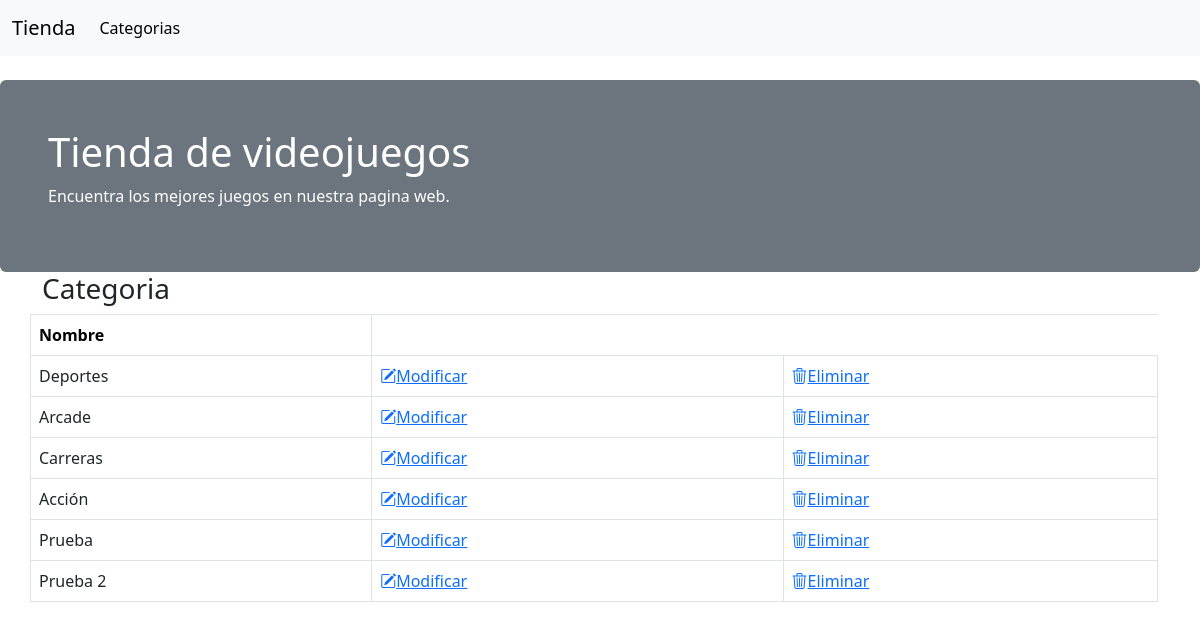
Before: /categorias with the older database file.
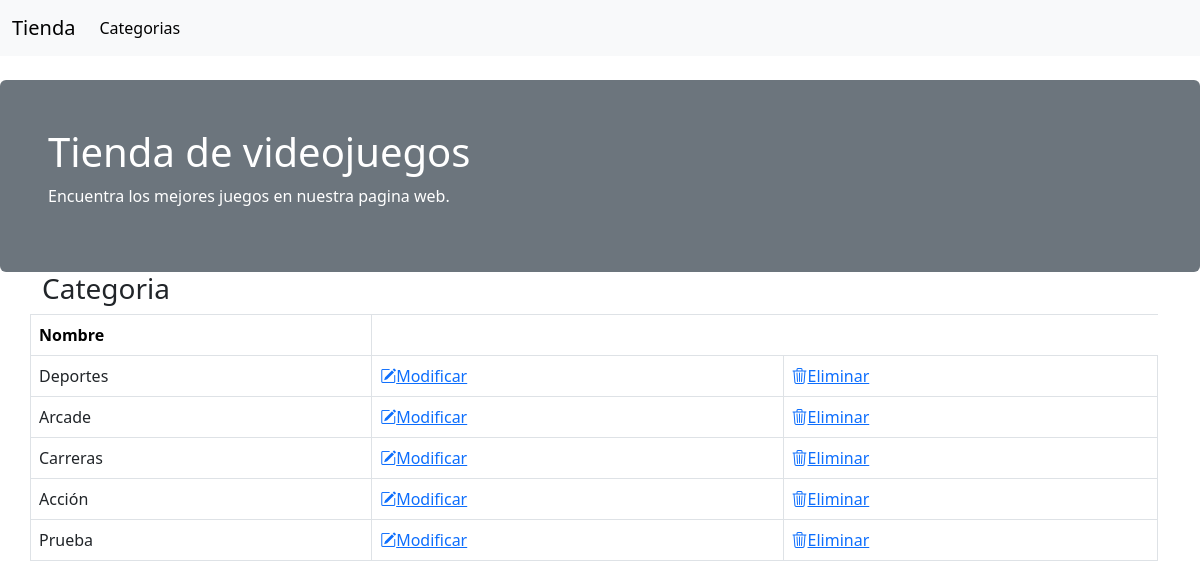
After: the same page with the newer database file.
### aplication/model.py (models this page shows, shortened)
class Categorias(db.Model) :
    __tablename__ = 'categorias'
    id = Column(Integer, primary_key=True)
    nombre = Column(String(100))
    articulos = relationship('Articulos', cascade='all, delete-orphan', backref='Categorias', lazy='dynamic')

### aplication/app.py (the view)
@app.route('/categorias')
def categorias() :
    categorias = Categorias.query.all()
    return render_template('categorias.html', categorias = categorias)

### aplication/templates/categorias.html (shortened to what this page needs)
{% extends "base2.html" %}
{% block contenido %}
    <div class="container">
        <div class="row">
            <h3>Categoria</h3>
            <div class="list-group">
                <table class="table table-bordered">
                    <tr>
                        <th>Nombre</th>
                    </tr>
                    {% for cat in categorias %}
                        <tr>
                            <td><a href="{{url_for('inicio',id = cat.id)}}" class="text-decoration-none text-dark">{{cat.nombre}}</a></td>
                            <td><a href="{{ url_for('categorias_edit', id=cat.id) }}"><i class="bi bi-pencil-square"></i>Modificar</a></td>
                            <td><a href="{{ url_for('categorias_delete', id=cat.id) }}"><i class="bi bi-trash3"></i>Eliminar</a></td>
                        </tr>
                    {% endfor %}
                </table>
            </div>
        </div>
    </div>
{% endblock contenido %}

Changed rows visible on the page:
removed Categorias: nombre "Prueba 2"
